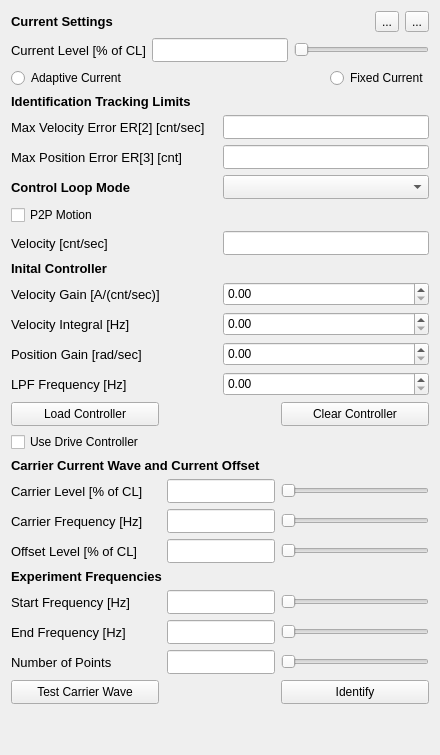
     <widget class="QWidget" name="SineSweep">
      <property name="sizePolicy">
       <sizepolicy hsizetype="Fixed" vsizetype="Preferred">
        <horstretch>0</horstretch>
        <verstretch>0</verstretch>
       </sizepolicy>
      </property>
      <attribute name="title">
       <string>Sine Sweep</string>
      </attribute>
      <layout class="QGridLayout" name="gridLayout_2">
       <item row="0" column="0">
        <layout class="QVBoxLayout" name="verticalLayout_12">
         <item>
          <layout class="QVBoxLayout" name="verticalLayout">
           <item>
            <layout class="QHBoxLayout" name="horizontalLayout_13">
             <item>
              <widget class="QLabel" name="label_13">
               <property name="font">
                <font>
                 <pointsize>10</pointsize>
                 <bold>true</bold>
                </font>
               </property>
               <property name="text">
                <string>Current Settings</string>
               </property>
              </widget>
             </item>
             <item>
              <spacer name="horizontalSpacer_3">
               <property name="orientation">
                <enum>Qt::Orientation::Horizontal</enum>
               </property>
               <property name="sizeHint" stdset="0">
                <size>
                 <width>40</width>
                 <height>20</height>
                </size>
               </property>
              </spacer>
             </item>
             <item>
              <widget class="QToolButton" name="toolButton">
               <property name="text">
                <string>...</string>
               </property>
              </widget>
             </item>
             <item>
              <widget class="QToolButton" name="toolButton_2">
               <property name="text">
                <string>...</string>
               </property>
              </widget>
             </item>
            </layout>
           </item>
           <item>
            <layout class="QHBoxLayout" name="horizontalLayout_14">
             <item>
              <widget class="QLabel" name="label_14">
               <property name="font">
                <font>
                 <pointsize>10</pointsize>
                </font>
               </property>
               <property name="text">
                <string>Current Level [% of CL]</string>
               </property>
              </widget>
             </item>
             <item>
              <widget class="QLineEdit" name="lineEdit_4">
               <property name="minimumSize">
                <size>
                 <width>0</width>
                 <height>24</height>
                </size>
               </property>
              </widget>
             </item>
             <item>
              <widget class="QSlider" name="horizontalSlider_2">
               <property name="orientation">
                <enum>Qt::Orientation::Horizontal</enum>
               </property>
              </widget>
             </item>
            </layout>
           </item>
           <item>
            <layout class="QHBoxLayout" name="horizontalLayout_15">
             <item>
              <widget class="QRadioButton" name="radioButton_4">
               <property name="text">
                <string>Adaptive Current</string>
               </property>
              </widget>
             </item>
             <item>
              <spacer name="horizontalSpacer_7">
               <property name="orientation">
                <enum>Qt::Orientation::Horizontal</enum>
               </property>
               <property name="sizeHint" stdset="0">
                <size>
                 <width>40</width>
                 <height>20</height>
                </size>
               </property>
              </spacer>
             </item>
             <item>
              <widget class="QRadioButton" name="radioButton_5">
               <property name="text">
                <string>Fixed Current</string>
               </property>
              </widget>
             </item>
            </layout>
           </item>
          </layout>
         </item>
         <item>
          <layout class="QVBoxLayout" name="verticalLayout_7">
           <item>
            <widget class="QLabel" name="label_15">
             <property name="font">
              <font>
               <pointsize>10</pointsize>
               <bold>true</bold>
              </font>
             </property>
             <property name="text">
              <string>Identification Tracking Limits</string>
             </property>
            </widget>
           </item>
           <item>
            <layout class="QHBoxLayout" name="horizontalLayout_16">
             <item>
              <widget class="QLabel" name="label_16">
               <property name="minimumSize">
                <size>
                 <width>200</width>
                 <height>0</height>
                </size>
               </property>
               <property name="font">
                <font>
                 <pointsize>10</pointsize>
                </font>
               </property>
               <property name="text">
                <string>Max Velocity Error ER[2] [cnt/sec]</string>
               </property>
              </widget>
             </item>
             <item>
              <widget class="QLineEdit" name="lineEdit_5">
               <property name="sizePolicy">
                <sizepolicy hsizetype="Minimum" vsizetype="Fixed">
                 <horstretch>0</horstretch>
                 <verstretch>0</verstretch>
                </sizepolicy>
               </property>
               <property name="minimumSize">
                <size>
                 <width>0</width>
                 <height>24</height>
                </size>
               </property>
              </widget>
             </item>
            </layout>
           </item>
           <item>
            <layout class="QHBoxLayout" name="horizontalLayout_17">
             <item>
              <widget class="QLabel" name="label_17">
               <property name="minimumSize">
                <size>
                 <width>200</width>
                 <height>0</height>
                </size>
               </property>
               <property name="font">
                <font>
                 <pointsize>10</pointsize>
                </font>
               </property>
               <property name="text">
                <string>Max Position Error ER[3] [cnt]</string>
               </property>
              </widget>
             </item>
             <item>
              <widget class="QLineEdit" name="lineEdit_6">
               <property name="sizePolicy">
                <sizepolicy hsizetype="Minimum" vsizetype="Fixed">
                 <horstretch>0</horstretch>
                 <verstretch>0</verstretch>
                </sizepolicy>
               </property>
               <property name="minimumSize">
                <size>
                 <width>0</width>
                 <height>24</height>
                </size>
               </property>
              </widget>
             </item>
            </layout>
           </item>
          </layout>
         </item>
         <item>
          <layout class="QVBoxLayout" name="verticalLayout_8">
           <item>
            <layout class="QHBoxLayout" name="horizontalLayout_18">
             <item>
              <widget class="QLabel" name="label_18">
               <property name="font">
                <font>
                 <pointsize>10</pointsize>
                 <bold>true</bold>
                </font>
               </property>
               <property name="text">
                <string>Control Loop Mode</string>
               </property>
              </widget>
             </item>
             <item>
              <widget class="QComboBox" name="comboBox_2">
               <property name="sizePolicy">
                <sizepolicy hsizetype="Minimum" vsizetype="Fixed">
                 <horstretch>0</horstretch>
                 <verstretch>0</verstretch>
                </sizepolicy>
               </property>
               <property name="minimumSize">
                <size>
                 <width>0</width>
                 <height>24</height>
                </size>
               </property>
              </widget>
             </item>
            </layout>
           </item>
           <item>
            <widget class="QCheckBox" name="checkBox_3">
             <property name="text">
              <string>P2P Motion</string>
             </property>
            </widget>
           </item>
           <item>
            <layout class="QHBoxLayout" name="horizontalLayout_19">
             <item>
              <widget class="QLabel" name="label_19">
               <property name="minimumSize">
                <size>
                 <width>200</width>
                 <height>0</height>
                </size>
               </property>
               <property name="font">
                <font>
                 <pointsize>10</pointsize>
                </font>
               </property>
               <property name="text">
                <string>Velocity [cnt/sec]</string>
               </property>
              </widget>
             </item>
             <item>
              <widget class="QLineEdit" name="lineEdit_7">
               <property name="sizePolicy">
                <sizepolicy hsizetype="Minimum" vsizetype="Fixed">
                 <horstretch>0</horstretch>
                 <verstretch>0</verstretch>
                </sizepolicy>
               </property>
               <property name="minimumSize">
                <size>
                 <width>0</width>
                 <height>24</height>
                </size>
               </property>
              </widget>
             </item>
            </layout>
           </item>
          </layout>
         </item>
         <item>
          <layout class="QVBoxLayout" name="verticalLayout_9">
           <item>
            <widget class="QLabel" name="label_20">
             <property name="font">
              <font>
               <pointsize>10</pointsize>
               <bold>true</bold>
              </font>
             </property>
             <property name="text">
              <string>Inital Controller</string>
             </property>
            </widget>
           </item>
           <item>
            <layout class="QHBoxLayout" name="horizontalLayout_20">
             <item>
              <widget class="QLabel" name="label_21">
               <property name="minimumSize">
                <size>
                 <width>200</width>
                 <height>0</height>
                </size>
               </property>
               <property name="font">
                <font>
                 <pointsize>10</pointsize>
                </font>
               </property>
               <property name="text">
                <string>Velocity Gain [A/(cnt/sec)]</string>
               </property>
              </widget>
             </item>
             <item>
              <widget class="QDoubleSpinBox" name="doubleSpinBox_5">
               <property name="minimumSize">
                <size>
                 <width>0</width>
                 <height>24</height>
                </size>
               </property>
              </widget>
             </item>
            </layout>
           </item>
           <item>
            <layout class="QHBoxLayout" name="horizontalLayout_21">
             <item>
              <widget class="QLabel" name="label_22">
               <property name="minimumSize">
                <size>
                 <width>200</width>
                 <height>0</height>
                </size>
               </property>
               <property name="font">
                <font>
                 <pointsize>10</pointsize>
                </font>
               </property>
               <property name="text">
                <string>Velocity Integral [Hz]</string>
               </property>
              </widget>
             </item>
             <item>
              <widget class="QDoubleSpinBox" name="doubleSpinBox_6">
               <property name="minimumSize">
                <size>
                 <width>0</width>
                 <height>24</height>
                </size>
               </property>
              </widget>
             </item>
            </layout>
           </item>
           <item>
            <layout class="QHBoxLayout" name="horizontalLayout_22">
             <item>
              <widget class="QLabel" name="label_23">
               <property name="minimumSize">
                <size>
                 <width>200</width>
                 <height>0</height>
                </size>
               </property>
               <property name="font">
                <font>
                 <pointsize>10</pointsize>
                </font>
               </property>
               <property name="text">
                <string>Position Gain [rad/sec]</string>
               </property>
              </widget>
             </item>
             <item>
              <widget class="QDoubleSpinBox" name="doubleSpinBox_7">
               <property name="minimumSize">
                <size>
                 <width>0</width>
                 <height>24</height>
                </size>
               </property>
              </widget>
             </item>
            </layout>
           </item>
           <item>
            <layout class="QHBoxLayout" name="horizontalLayout_23">
             <item>
              <widget class="QLabel" name="label_24">
               <property name="minimumSize">
                <size>
                 <width>200</width>
                 <height>0</height>
                </size>
               </property>
               <property name="font">
                <font>
                 <pointsize>10</pointsize>
                </font>
               </property>
               <property name="text">
                <string>LPF Frequency [Hz]</string>
               </property>
              </widget>
             </item>
             <item>
              <widget class="QDoubleSpinBox" name="doubleSpinBox_8">
               <property name="minimumSize">
                <size>
                 <width>0</width>
                 <height>24</height>
                </size>
               </property>
              </widget>
             </item>
            </layout>
           </item>
           <item>
            <layout class="QHBoxLayout" name="horizontalLayout_24">
             <item>
              <widget class="QPushButton" name="pushButton_4">
               <property name="minimumSize">
                <size>
                 <width>148</width>
                 <height>24</height>
                </size>
               </property>
               <property name="text">
                <string>Load Controller</string>
               </property>
              </widget>
             </item>
             <item>
              <spacer name="horizontalSpacer_4">
               <property name="orientation">
                <enum>Qt::Orientation::Horizontal</enum>
               </property>
               <property name="sizeHint" stdset="0">
                <size>
                 <width>40</width>
                 <height>20</height>
                </size>
               </property>
              </spacer>
             </item>
             <item>
              <widget class="QPushButton" name="pushButton_5">
               <property name="minimumSize">
                <size>
                 <width>148</width>
                 <height>24</height>
                </size>
               </property>
               <property name="text">
                <string>Clear Controller</string>
               </property>
              </widget>
             </item>
            </layout>
           </item>
           <item>
            <widget class="QCheckBox" name="checkBox_4">
             <property name="text">
              <string>Use Drive Controller</string>
             </property>
            </widget>
           </item>
          </layout>
         </item>
         <item>
          <layout class="QVBoxLayout" name="verticalLayout_10">
           <item>
            <widget class="QLabel" name="label_25">
             <property name="font">
              <font>
               <pointsize>10</pointsize>
               <bold>true</bold>
              </font>
             </property>
             <property name="text">
              <string>Carrier Current Wave and Current Offset</string>
             </property>
            </widget>
           </item>
           <item>
            <layout class="QHBoxLayout" name="horizontalLayout_25">
             <item>
              <widget class="QLabel" name="label_26">
               <property name="minimumSize">
                <size>
                 <width>150</width>
                 <height>0</height>
                </size>
               </property>
               <property name="font">
                <font>
                 <pointsize>10</pointsize>
                </font>
               </property>
               <property name="text">
                <string>Carrier Level [% of CL]</string>
               </property>
              </widget>
             </item>
             <item>
              <widget class="QLineEdit" name="lineEdit_8">
               <property name="minimumSize">
                <size>
                 <width>0</width>
                 <height>24</height>
                </size>
               </property>
              </widget>
             </item>
             <item>
              <widget class="QSlider" name="horizontalSlider_3">
               <property name="minimumSize">
                <size>
                 <width>148</width>
                 <height>0</height>
                </size>
               </property>
               <property name="orientation">
                <enum>Qt::Orientation::Horizontal</enum>
               </property>
              </widget>
             </item>
            </layout>
           </item>
           <item>
            <layout class="QHBoxLayout" name="horizontalLayout_26">
             <item>
              <widget class="QLabel" name="label_27">
               <property name="minimumSize">
                <size>
                 <width>150</width>
                 <height>0</height>
                </size>
               </property>
               <property name="font">
                <font>
                 <pointsize>10</pointsize>
                </font>
               </property>
               <property name="text">
                <string>Carrier Frequency [Hz]</string>
               </property>
              </widget>
             </item>
             <item>
              <widget class="QLineEdit" name="lineEdit_9">
               <property name="minimumSize">
                <size>
                 <width>0</width>
                 <height>24</height>
                </size>
               </property>
              </widget>
             </item>
             <item>
              <widget class="QSlider" name="horizontalSlider_4">
               <property name="minimumSize">
                <size>
                 <width>148</width>
                 <height>0</height>
                </size>
               </property>
               <property name="orientation">
                <enum>Qt::Orientation::Horizontal</enum>
               </property>
              </widget>
             </item>
            </layout>
           </item>
           <item>
            <layout class="QHBoxLayout" name="horizontalLayout_27">
             <item>
              <widget class="QLabel" name="label_28">
               <property name="minimumSize">
                <size>
                 <width>150</width>
                 <height>0</height>
                </size>
               </property>
               <property name="font">
                <font>
                 <pointsize>10</pointsize>
                </font>
               </property>
               <property name="text">
                <string>Offset Level [% of CL]</string>
               </property>
              </widget>
             </item>
             <item>
              <widget class="QLineEdit" name="lineEdit_10">
               <property name="minimumSize">
                <size>
                 <width>0</width>
                 <height>24</height>
                </size>
               </property>
              </widget>
             </item>
             <item>
              <widget class="QSlider" name="horizontalSlider_5">
               <property name="minimumSize">
                <size>
                 <width>148</width>
                 <height>0</height>
                </size>
               </property>
               <property name="orientation">
                <enum>Qt::Orientation::Horizontal</enum>
               </property>
              </widget>
             </item>
            </layout>
           </item>
          </layout>
         </item>
         <item>
          <layout class="QVBoxLayout" name="verticalLayout_11">
           <item>
            <widget class="QLabel" name="label_32">
             <property name="font">
              <font>
               <pointsize>10</pointsize>
               <bold>true</bold>
              </font>
             </property>
             <property name="text">
              <string>Experiment Frequencies</string>
             </property>
            </widget>
           </item>
           <item>
            <layout class="QHBoxLayout" name="horizontalLayout_28">
             <item>
              <widget class="QLabel" name="label_29">
               <property name="minimumSize">
                <size>
                 <width>150</width>
                 <height>0</height>
                </size>
               </property>
               <property name="font">
                <font>
                 <pointsize>10</pointsize>
                </font>
               </property>
               <property name="text">
                <string>Start Frequency [Hz]</string>
               </property>
              </widget>
             </item>
             <item>
              <widget class="QLineEdit" name="lineEdit_11">
               <property name="minimumSize">
                <size>
                 <width>0</width>
                 <height>24</height>
                </size>
               </property>
              </widget>
             </item>
             <item>
              <widget class="QSlider" name="horizontalSlider_6">
               <property name="minimumSize">
                <size>
                 <width>148</width>
                 <height>0</height>
                </size>
               </property>
               <property name="orientation">
                <enum>Qt::Orientation::Horizontal</enum>
               </property>
              </widget>
             </item>
            </layout>
           </item>
           <item>
            <layout class="QHBoxLayout" name="horizontalLayout_29">
             <item>
              <widget class="QLabel" name="label_30">
               <property name="minimumSize">
                <size>
                 <width>150</width>
                 <height>0</height>
                </size>
               </property>
               <property name="font">
                <font>
                 <pointsize>10</pointsize>
                </font>
               </property>
               <property name="text">
                <string>End Frequency [Hz]</string>
               </property>
              </widget>
             </item>
             <item>
              <widget class="QLineEdit" name="lineEdit_12">
               <property name="minimumSize">
                <size>
                 <width>0</width>
                 <height>24</height>
                </size>
               </property>
              </widget>
             </item>
             <item>
              <widget class="QSlider" name="horizontalSlider_7">
               <property name="minimumSize">
                <size>
                 <width>148</width>
                 <height>0</height>
                </size>
               </property>
               <property name="orientation">
                <enum>Qt::Orientation::Horizontal</enum>
               </property>
              </widget>
             </item>
            </layout>
           </item>
           <item>
            <layout class="QHBoxLayout" name="horizontalLayout_30">
             <item>
              <widget class="QLabel" name="label_31">
               <property name="minimumSize">
                <size>
                 <width>150</width>
                 <height>0</height>
                </size>
               </property>
               <property name="font">
                <font>
                 <pointsize>10</pointsize>
                </font>
               </property>
               <property name="text">
                <string>Number of Points</string>
               </property>
              </widget>
             </item>
             <item>
              <widget class="QLineEdit" name="lineEdit_13">
               <property name="minimumSize">
                <size>
                 <width>0</width>
                 <height>24</height>
                </size>
               </property>
              </widget>
             </item>
             <item>
              <widget class="QSlider" name="horizontalSlider_8">
               <property name="minimumSize">
                <size>
                 <width>148</width>
                 <height>0</height>
                </size>
               </property>
               <property name="orientation">
                <enum>Qt::Orientation::Horizontal</enum>
               </property>
              </widget>
             </item>
            </layout>
           </item>
           <item>
            <layout class="QHBoxLayout" name="horizontalLayout_31">
             <item>
              <widget class="QPushButton" name="pushButton_6">
               <property name="minimumSize">
                <size>
                 <width>148</width>
                 <height>24</height>
                </size>
               </property>
               <property name="text">
                <string>Test Carrier Wave</string>
               </property>
              </widget>
             </item>
             <item>
              <spacer name="horizontalSpacer_5">
               <property name="orientation">
                <enum>Qt::Orientation::Horizontal</enum>
               </property>
               <property name="sizeHint" stdset="0">
                <size>
                 <width>40</width>
                 <height>20</height>
                </size>
               </property>
              </spacer>
             </item>
             <item>
              <widget class="QPushButton" name="pushButton_7">
               <property name="minimumSize">
                <size>
                 <width>148</width>
                 <height>24</height>
                </size>
               </property>
               <property name="text">
                <string>Identify</string>
               </property>
              </widget>
             </item>
            </layout>
           </item>
          </layout>
         </item>
        </layout>
       </item>
       <item row="1" column="0">
        <spacer name="verticalSpacer_2">
         <property name="orientation">
          <enum>Qt::Orientation::Vertical</enum>
         </property>
         <property name="sizeHint" stdset="0">
          <size>
           <width>20</width>
           <height>40</height>
          </size>
         </property>
        </spacer>
       </item>
      </layout>
     </widget>
